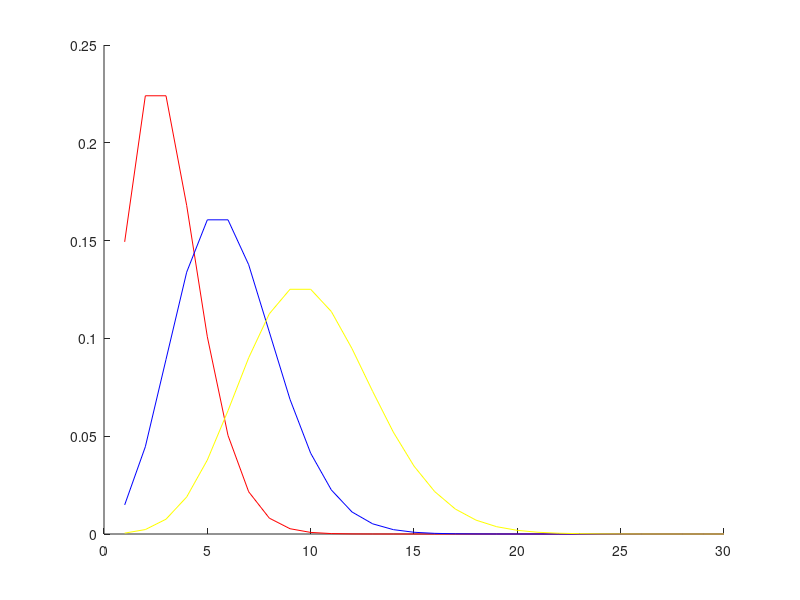

The MATLAB source for this figure:
lamda1 =3;       % for different values of lamda the pdf curve is changing
lamda2 =6;
lamda3= 10;

n=100;
j=0;
exu=0;
squ=0;
var=0;

%p(j)=0;
for i=1:n
    numerator1 = exp(-lamda1)*(lamda1^i);
    numerator2 = exp(-lamda2)*(lamda2^i);
    numerator3 = exp(-lamda3)*(lamda3^i);
    denominator = factorial(i);
    p1(i)=numerator1/denominator;
    p2(i)=numerator2/denominator;
    p3(i)=numerator3/denominator;
end
for i=1:n
    sum1(i)=0;
    sum2(i)=0;
    sum3(i)=0;
end
 for i=1:n
    sum1(i)=p1(i)+sum1(i);
    sum2(i)=p2(i)+sum2(i);
    sum3(i)=p3(i)+sum3(i);
 end
figure
hold on;
plot(sum1(1:30),'r');
plot(sum2(1:30),'b');
plot(sum3(1:30),'y');

% s=0;
% delta_x=0.05;
% for i=1:n
%     while (p1(i)<=i+delta_x)
%         s(i)=p1(i);
%     end
% end
% figure;
% plot(s,'r')
